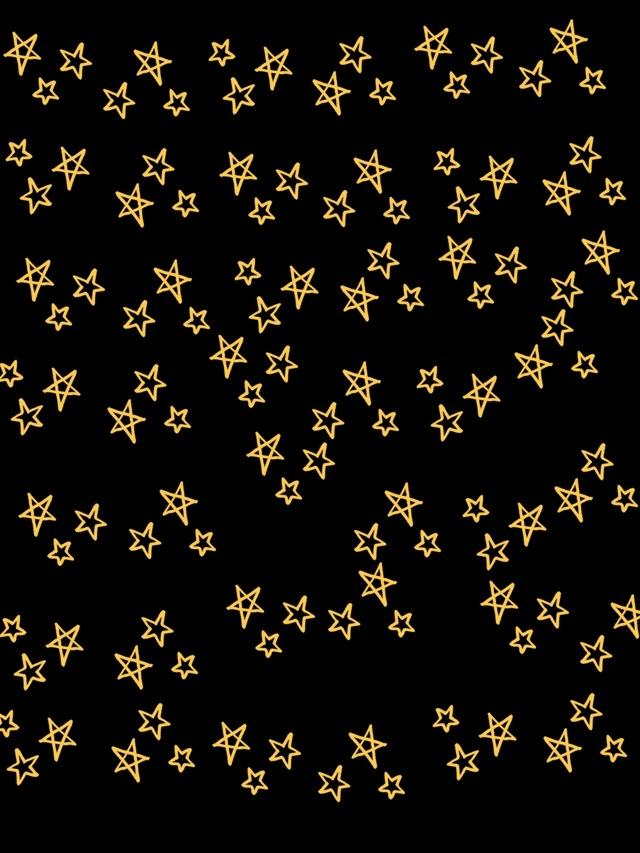
#> input picture question_set/T1.jpeg, 640 x 853 px
$ python t1.py
#> lines starting #> are read from the running program, lines starting #| are printed output that depends on the picture; after the words box and inside, x2 and y2 are one past the last pixel; in counts of white or black regions, pixels touching at a corner belong together
import cv2

# 读取图片
image = cv2.imread('question_set/T1.jpeg')
#> image is the input picture: shape (853, 640, 3); mean B, G, R 10.9, 17.5, 21.8

# 将图像转换为灰度
gray = cv2.cvtColor(image, cv2.COLOR_BGR2GRAY)
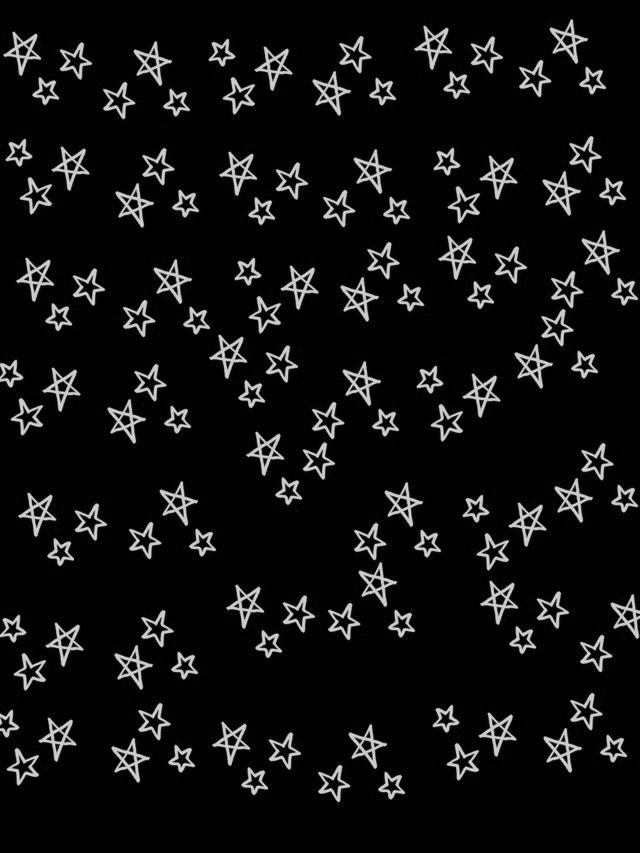
#> gray: shape (853, 640); min 0, max 244, mean 18

# 二值化处理
_, binary_img = cv2.threshold(gray, 180, 255, cv2.THRESH_BINARY)
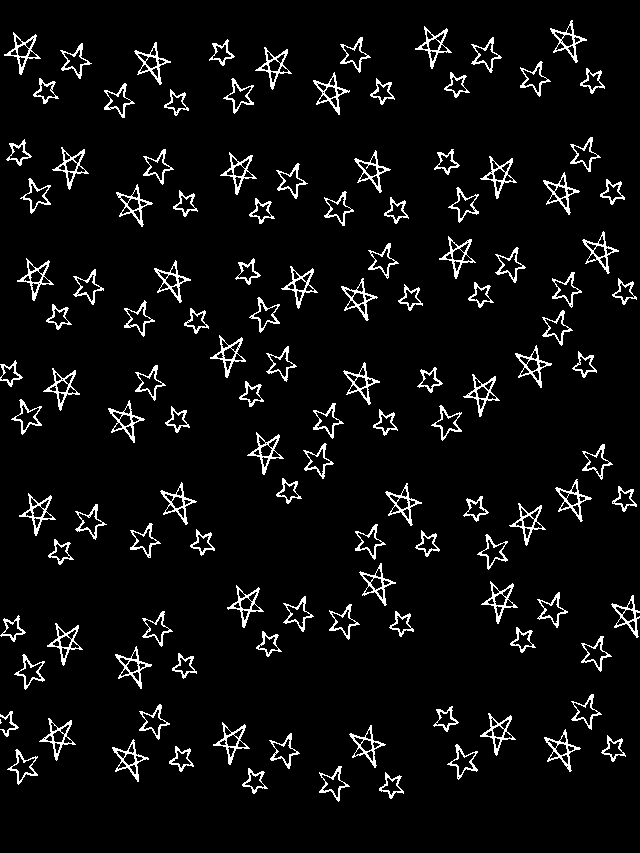
#> binary_img: shape (853, 640); 5.6% white in thin lines or dots

# #显示二值化图像
# cv2.imshow('Binary', binary_img)
# cv2.waitKey(0)

# 寻找轮廓
contours, _ = cv2.findContours(binary_img, cv2.RETR_EXTERNAL, cv2.CHAIN_APPROX_SIMPLE)
#> contours = 126 contours, 1 with area under 20; largest, box (x1, y1, x2, y2) and area: (439, 236, 476, 279) 503, (227, 585, 264, 628) 502, (19, 493, 56, 536) 502, (255, 47, 292, 90) 502, (555, 479, 592, 522) 502

print("星星数量：",len(contours))
#| 星星数量： 126

image_center = image.copy()
image_num = image.copy()


#找出每个轮廓的重心 并标号
for i in range(len(contours)):
    M = cv2.moments(contours[i])
    cx = int(M['m10'] / M['m00'])
    cy = int(M['m01'] / M['m00'])
    cv2.drawMarker(image_center, (cx, cy), (0, 0, 255), cv2.MARKER_CROSS, 20, 1)
    cv2.putText(image_num, str(i+1), (cx, cy), cv2.FONT_HERSHEY_SIMPLEX, 1, (0, 255, 0), 1)
#> this loop made 126 passes
#> (cx, cy) on passes 1 to 12: (391, 785), (254, 780), (333, 783), (22, 766), (181, 758), (463, 761), (129, 759), (613, 748), (283, 750), (561, 749), (366, 745), (231, 740)
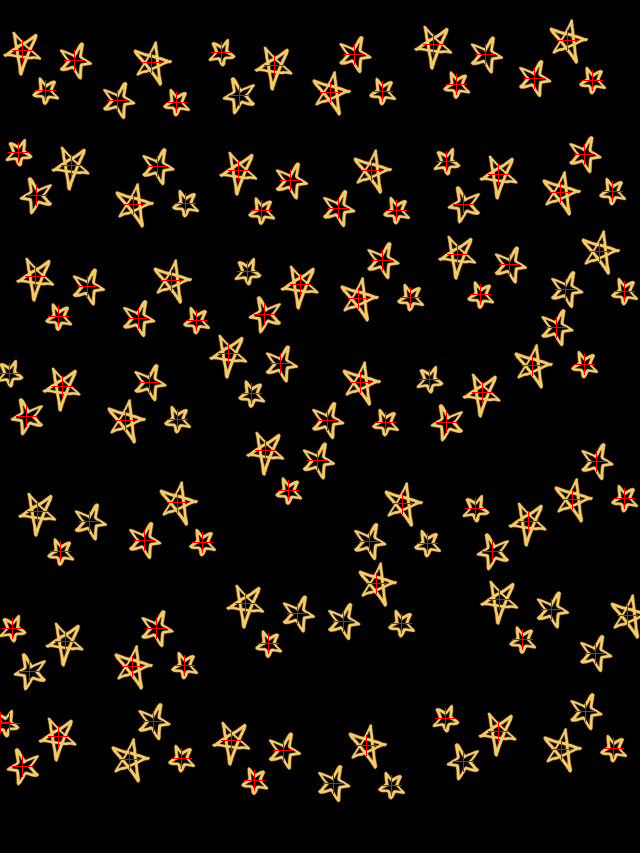
#> image_center: shape (853, 640, 3); 0.94% of pixels changed, all inside (x1, y1, x2, y2) = (0, 30, 638, 796)
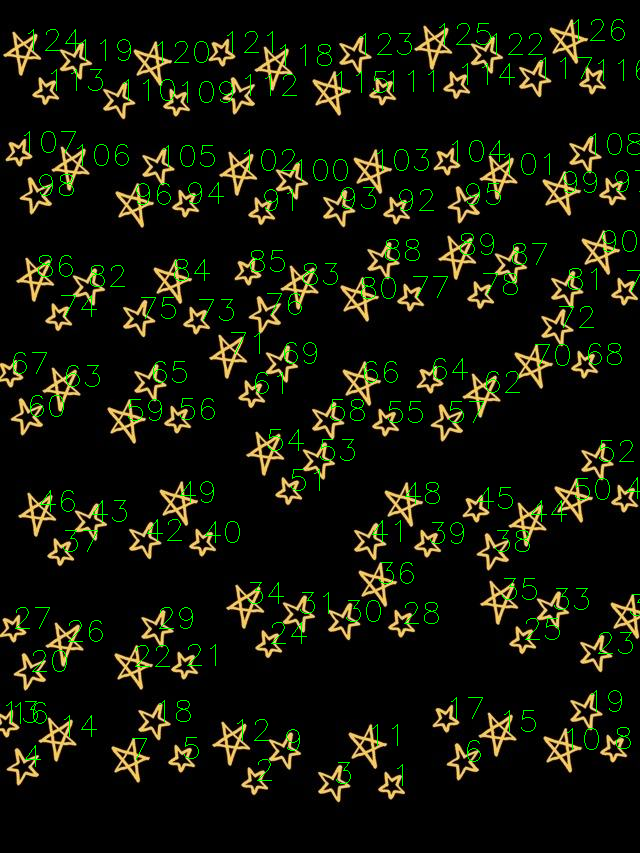
#> image_num: shape (853, 640, 3); 2.26% of pixels changed, all inside (x1, y1, x2, y2) = (6, 19, 640, 786)


#显示图片
cv2.imshow('Image', image_center)
cv2.imshow('Image', image_num)
cv2.waitKey(0)
cv2.destroyAllWindows()
